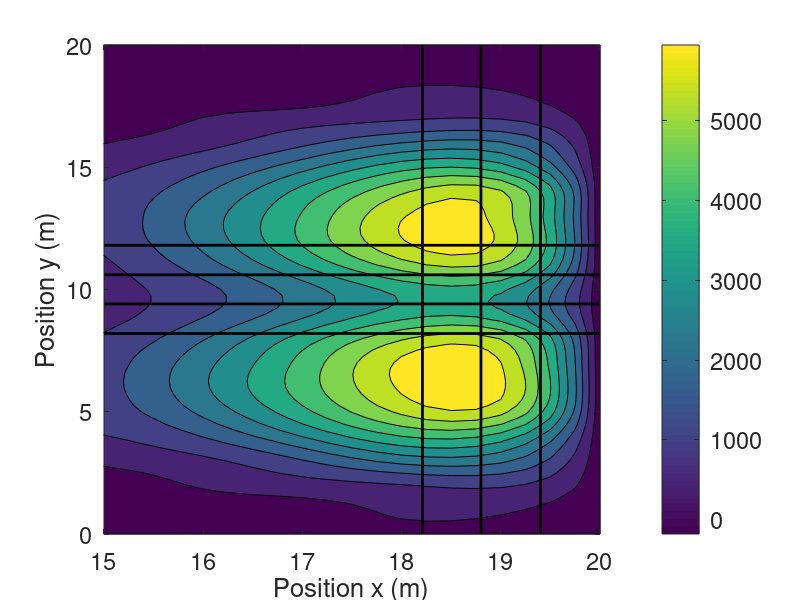

Here is the MATLAB script that generated this plot:

close;

minimo=0;
maximo=20;
delta=21;

load("out_press_225p_v4_g5.txt");


[n,m]=size(PP);

xx=linspace(minimo,maximo,n);
yy=linspace(minimo,maximo,m);
contourf(xx,yy,PP);
colorbar;
set(colorbar,'fontsize',17);
set(gca,'FontSize',17)

hold on

plot([19.4 19.4],[0 20],'k','LineWidth',2) 
plot([18.8 18.8],[0 20],'k','LineWidth',2) 
plot([18.21 18.21],[0 20],'k','LineWidth',2) 

plot([15 20],[11.81 11.81],'k','LineWidth',2) 
plot([15 20],[10.6 10.6],'k','LineWidth',2)
plot([15 20],[9.41 9.41],'k','LineWidth',2) 
plot([15 20],[8.2 8.2],'k','LineWidth',2)  


xlabel('Position x (m)') % x-axis label
ylabel('Position y (m)') % y-axis label
axis([15 20 0 20])







